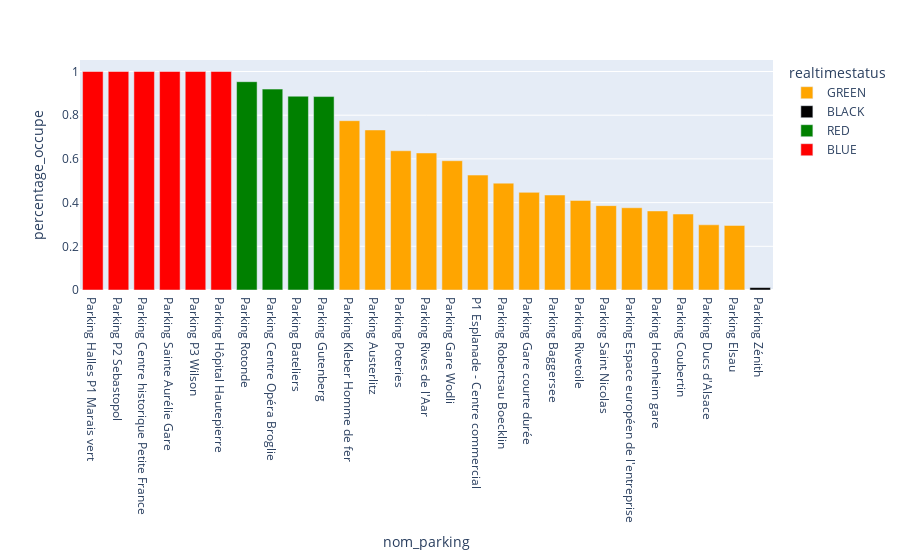

Notebook cell for this chart:
### Code cell
fig = px.bar(RT_parking, x='nom_parking', y='percentage_occupe',color="realtimestatus",
             color_discrete_sequence=["orange", "black", "green", "red", "blue"] )
fig.update_layout(xaxis={'categoryorder':'total descending'}) 
fig.show()

### Figure 1 — Plotly figure (JSON) as saved in the notebook; plotly's stock layout.template omitted (floating-point values rounded to 4 significant figures)
{"data": [{"alignmentgroup": "True", "hovertemplate": "realtimestatus=GREEN<br>nom_parking=%{x}<br>percentage_occupe=%{y}<extra></extra>", "legendgroup": "GREEN", "marker": {"color": "orange", "pattern": {"shape": ""}}, "name": "GREEN", "offsetgroup": "GREEN", "orientation": "v", "showlegend": true, "textposition": "auto", "type": "bar", "x": ["Parking Gare Wodli", "Parking Baggersee", "Parking Austerlitz", "Parking Kleber Homme de fer", "Parking Robertsau Boecklin", "Parking Rives de l'Aar", "Parking Saint Nicolas", "Parking Ducs d'Alsace", "Parking Elsau", "Parking Gare courte durée", "Parking Hoenheim gare", "Parking Poteries", "Parking Espace européen de l'entreprise", "Parking Rivetoile", "P1 Esplanade - Centre commercial", "Parking Coubertin"], "xaxis": "x", "y": [0.5916, 0.4348, 0.7324, 0.7749, 0.4891, 0.6272, 0.3861, 0.2983, 0.2955, 0.4468, 0.3618, 0.6373, 0.3765, 0.4099, 0.5259, 0.3477], "yaxis": "y"}, {"alignmentgroup": "True", "hovertemplate": "realtimestatus=BLACK<br>nom_parking=%{x}<br>percentage_occupe=%{y}<extra></extra>", "legendgroup": "BLACK", "marker": {"color": "black", "pattern": {"shape": ""}}, "name": "BLACK", "offsetgroup": "BLACK", "orientation": "v", "showlegend": true, "textposition": "auto", "type": "bar", "x": ["Parking Zénith"], "xaxis": "x", "y": [0.01102], "yaxis": "y"}, {"alignmentgroup": "True", "hovertemplate": "realtimestatus=RED<br>nom_parking=%{x}<br>percentage_occupe=%{y}<extra></extra>", "legendgroup": "RED", "marker": {"color": "green", "pattern": {"shape": ""}}, "name": "RED", "offsetgroup": "RED", "orientation": "v", "showlegend": true, "textposition": "auto", "type": "bar", "x": ["Parking Centre Opéra Broglie", "Parking Bateliers", "Parking Gutenberg", "Parking Rotonde"], "xaxis": "x", "y": [0.9195, 0.8869, 0.8852, 0.9533], "yaxis": "y"}, {"alignmentgroup": "True", "hovertemplate": "realtimestatus=BLUE<br>nom_parking=%{x}<br>percentage_occupe=%{y}<extra></extra>", "legendgroup": "BLUE", "marker": {"color": "red", "pattern": {"shape": ""}}, "name": "BLUE", "offsetgroup": "BLUE", "orientation": "v", "showlegend": true, "textposition": "auto", "type": "bar", "x": ["Parking Halles P1 Marais vert", "Parking P2 Sebastopol", "Parking Centre historique Petite France", "Parking Sainte Aurélie Gare", "Parking P3 Wilson", "Parking Hôpital Hautepierre"], "xaxis": "x", "y": [1, 1, 1, 1, 1, 1], "yaxis": "y"}], "layout": {"barmode": "relative", "legend": {"title": {"text": "realtimestatus"}, "tracegroupgap": 0}, "margin": {"t": 60}, "xaxis": {"anchor": "y", "categoryorder": "total descending", "domain": [0, 1], "title": {"text": "nom_parking"}}, "yaxis": {"anchor": "x", "domain": [0, 1], "title": {"text": "percentage_occupe"}}}}
